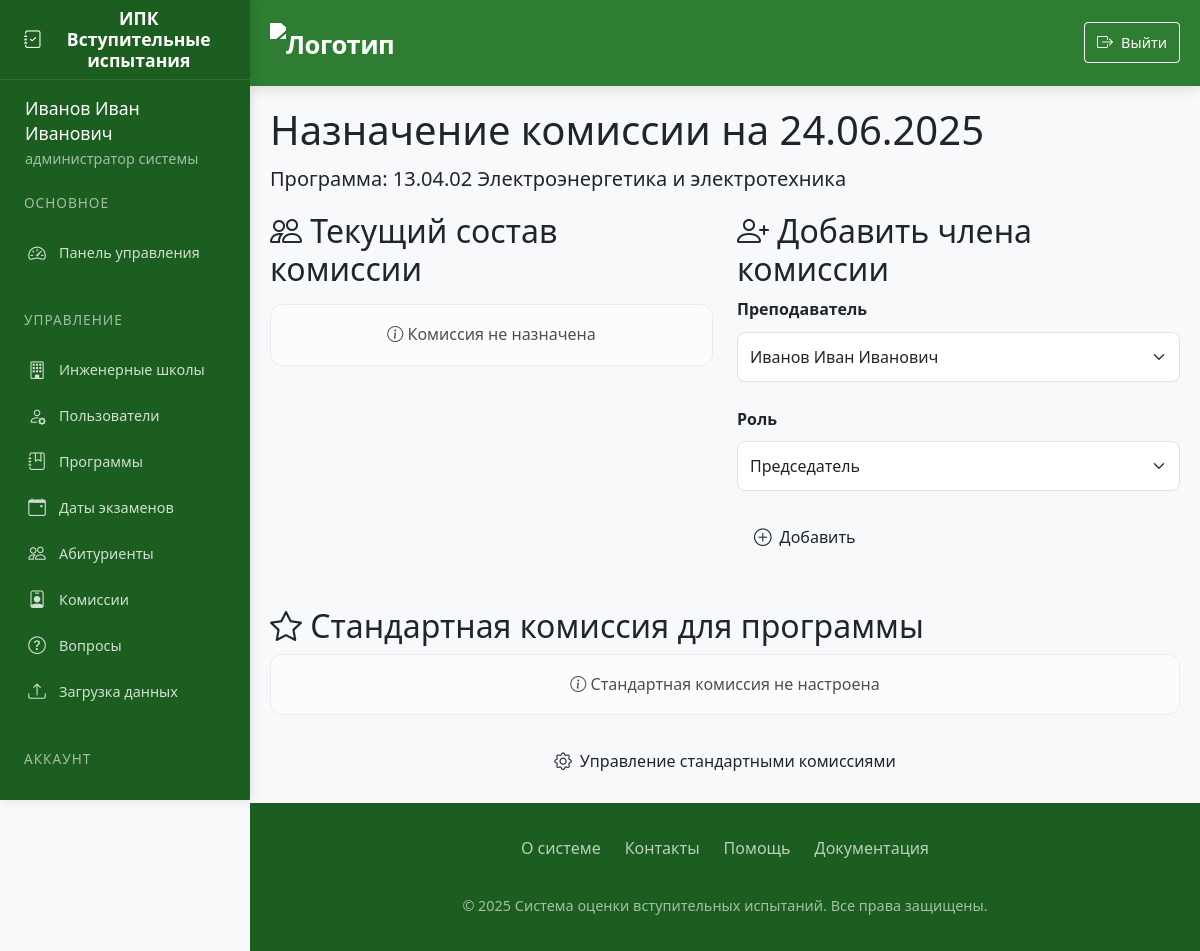
The app's page /assign_commission/13 (signed in), older data.
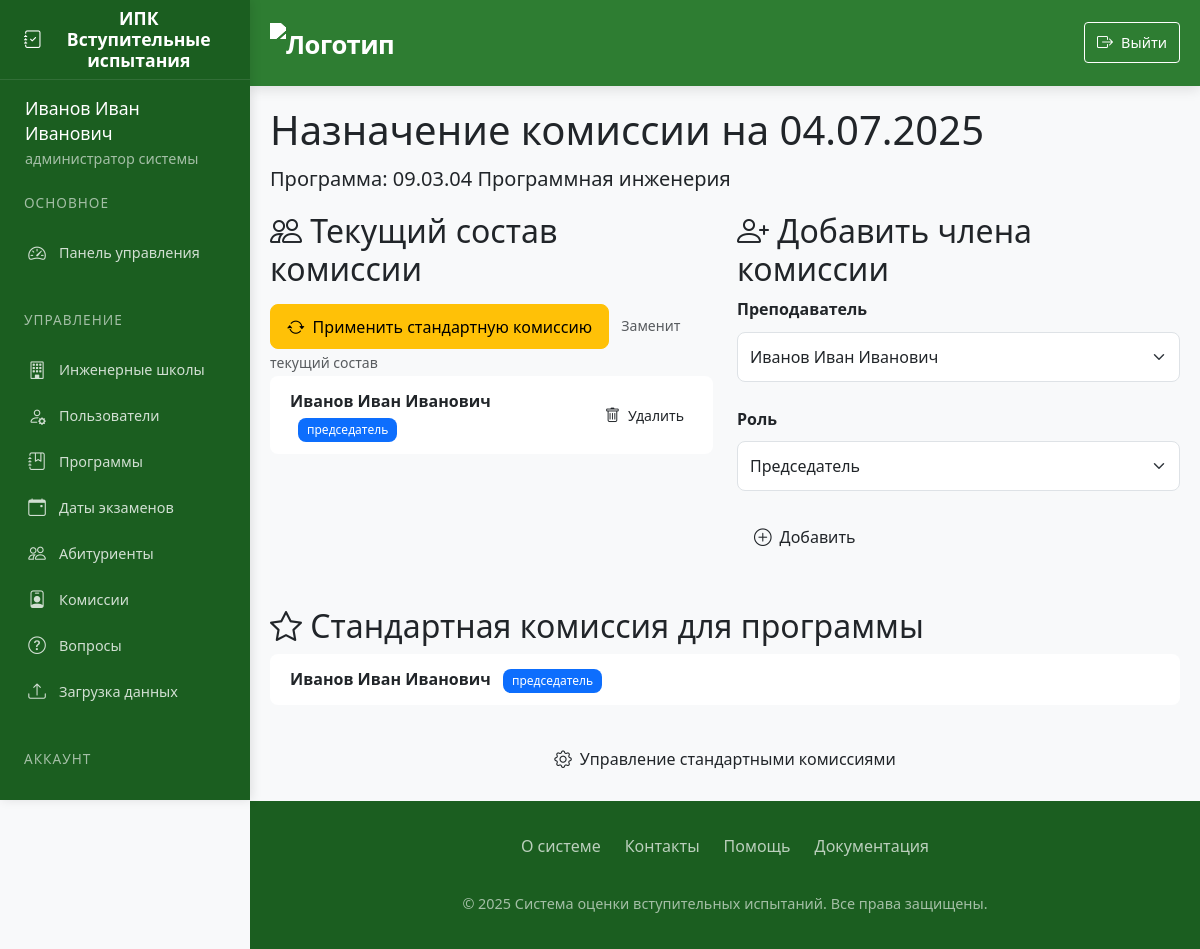
The same page, newer data.
### app/models.py (models this page shows, shortened)
class ExamDate(db.Model):
    id = db.Column(db.Integer, primary_key=True)
    date = db.Column(db.DateTime, nullable=False)
    program_id = db.Column(db.Integer, db.ForeignKey('program.id'), nullable=False)
    commission = db.relationship('CommissionMember', backref='exam_date', lazy=True, cascade='all, delete-orphan')  # Каскад
    applicants = db.relationship('Applicant', backref='exam_date', lazy=True,cascade='all, delete-orphan',passive_deletes=True)

class Program(db.Model):
    id = db.Column(db.Integer, primary_key=True)
    code = db.Column(db.String(50), nullable=False)
    name = db.Column(db.String(200), nullable=False)
    school_id = db.Column(db.Integer, db.ForeignKey('engineering_school.id'))
    questions = db.relationship('Question', backref='program', lazy=True, cascade='all, delete-orphan')
    standard_commission = db.relationship('StandardCommission', backref='program', lazy=True, cascade='all, delete-orphan')
    applicants = db.relationship('Applicant', backref='program', lazy=True, cascade='all, delete-orphan', passive_deletes=True)
    exam_dates = db.relationship('ExamDate', backref='program', lazy=True, cascade='all, delete-orphan',passive_deletes=True)
    oop = db.relationship("Oop", backref='program', lazy=True, cascade='all, delete-orphan')  # Важно: cascade

class CommissionMember(db.Model):
    id = db.Column(db.Integer, primary_key=True)
    exam_date_id = db.Column(db.Integer, db.ForeignKey('exam_date.id'), nullable=False)
    user_id = db.Column(db.Integer, db.ForeignKey('user.id'), nullable=False)
    role = db.Column(db.String(50), nullable=False)  # 'председатель', 'заместитель', 'член'
    user = db.relationship('User', back_populates='commission_members')

class User(UserMixin, db.Model):
    id = db.Column(db.Integer, primary_key=True)
    username = db.Column(db.String(80), unique=True, nullable=False)
    password = db.Column(db.String(120), nullable=False)
    full_name = db.Column(db.String(100), nullable=False)
    position = db.Column(db.String(100), nullable=False)
    role = db.Column(db.String(20), nullable=False)  # 'admin', 'secretary', 'commission'
    school_id = db.Column(db.Integer, db.ForeignKey('engineering_school.id'))
    engineering_school = db.relationship('EngineeringSchool', backref='users')
    commission_members = db.relationship('CommissionMember', back_populates='user', cascade='all, delete-orphan')
    standard_commissions = db.relationship('StandardCommission', back_populates='user', cascade='all, delete-orphan')

class StandardCommission(db.Model):
    id = db.Column(db.Integer, primary_key=True)
    program_id = db.Column(db.Integer, db.ForeignKey('program.id'), nullable=False)
    user_id = db.Column(db.Integer, db.ForeignKey('user.id'), nullable=False)
    role = db.Column(db.String(50), nullable=False)  # 'председатель', 'заместитель', 'член'
    user = db.relationship('User', back_populates='standard_commissions')

### app/routes.py (the view, shortened to what this page needs)
@routes.route('/assign_commission/<int:exam_date_id>', methods=['GET', 'POST'])
@login_required
def assign_commission(exam_date_id):
    if current_user.role not in ['admin', 'secretary']:
        abort(403)
    exam_date = ExamDate.query.get_or_404(exam_date_id)
    form = AssignCommissionForm()
    return render_template('assign_commission.html', form=form, exam_date=exam_date)

### app/forms.py
class AssignCommissionForm(FlaskForm):
    user_id = SelectField('Член комиссии', coerce=int, validators=[DataRequired()])
    role = SelectField('Должность', choices=[
        ('председатель', 'Председатель'),
        ('заместитель', 'Заместитель председателя'),
        ('член', 'Член комиссии')
    ], validators=[DataRequired()])
    submit = SubmitField('Добавить')
    def __init__(self, *args, **kwargs):
        super(AssignCommissionForm, self).__init__(*args, **kwargs)
        self.user_id.choices = [(u.id, u.full_name) for u in User.query.filter(User.role.in_(['commission', 'secretary', 'admin'])).all()]

### app/templates/assign_commission.html (shortened to what the changed rows need)
{% extends "base.html" %}
{% block content %}
<div class="spacer-lg">
    <h1>Назначение комиссии на {{ exam_date.date.strftime('%d.%m.%Y') }}</h1>
    <p class="lead">Программа: <strong>{{ exam_date.program.code }} {{ exam_date.program.name }}</strong></p>
    <div class="row spacer-lg">
        <div class="col-lg-6">
            <div class="card-elegant spacer-md">
                <div class="card-header-elegant">
                    <h2><i class="bi bi-people"></i> Текущий состав комиссии</h2>
                </div>
                <div class="mt-3">
                    {% if exam_date.program.standard_commission %}
                    <form action="{{ url_for('routes.copy_standard_commission', exam_date_id=exam_date.id) }}" method="POST">
                        <button type="submit" class="btn btn-warning">
                            <i class="bi bi-arrow-repeat"></i> Применить стандартную комиссию
                        </button>
                        <small class="text-muted ms-2">Заменит текущий состав</small>
                    </form>
                    {% endif %}
                </div>
                <div class="card-body">
                    {% if exam_date.commission %}
                    <ul class="list-group list-group-flush">
                        {% for member in exam_date.commission %}
                        <li class="list-group-item d-flex justify-content-between align-items-center">
                            <div>
                                <span class="fw-bold">{{ member.user.full_name }}</span>
                                <span class="badge bg-primary ms-2">{{ member.role }}</span>
                            </div>
                            <form action="{{ url_for('routes.delete_commission_member', member_id=member.id) }}" method="POST">
                                <button type="submit" class="btn btn-danger-elegant btn-sm">
                                    <i class="bi bi-trash"></i> Удалить
                                </button>
                            </form>
                        </li>
                        {% endfor %}
                    </ul>
                    {% else %}
                    <div class="alert alert-light text-center">
                        <i class="bi bi-info-circle"></i> Комиссия не назначена
                    </div>
                    {% endif %}
                </div>
            </div>
        </div>
        <div class="col-lg-6">
            <div class="card-elegant">
                <div class="card-header-elegant">
                    <h2><i class="bi bi-person-plus"></i> Добавить члена комиссии</h2>
                </div>
            </div>
        </div>
    </div>
    <div class="card-elegant mt-5">
        <div class="card-header-elegant">
            <h2><i class="bi bi-star"></i> Стандартная комиссия для программы</h2>
        </div>
        <div class="card-body">
            {% if exam_date.program.standard_commission %}
            <ul class="list-group list-group-flush">
                {% for member in exam_date.program.standard_commission %}
                <li class="list-group-item">
                    <span class="fw-bold">{{ member.user.full_name }}</span>
                    <span class="badge bg-primary ms-2">{{ member.role }}</span>
                </li>
                {% endfor %}
            </ul>
            {% else %}
            <div class="alert alert-light text-center">
                <i class="bi bi-info-circle"></i> Стандартная комиссия не настроена
            </div>
            {% endif %}
            <div class="mt-4 text-center">
                <a href="{{ url_for('routes.standard_commission') }}" class="btn btn-outline-elegant">
                </a>
            </div>
        </div>
    </div>
</div>
{% endblock %}

Row changes from the older to the newer data that the page shows:
removed Program: program.code "13.04.02", program.name "Электроэнергетика и электротехника"
changed ExamDate: date "24.06.2025" → "04.07.2025"
added Program: program.code "09.03.04", program.name "Программная инженерия"
added CommissionMember: user.full_name "Иванов Иван Иванович", role "председатель"
now on this page (row edited): StandardCommission: user.full_name "Иванов Иван Иванович", role "председатель"
Text that changed along with them:
text no longer shown: "Комиссия не назначена Стандартная комиссия не настроена"
text now shown: "Применить стандартную комиссию Заменит текущий состав"
